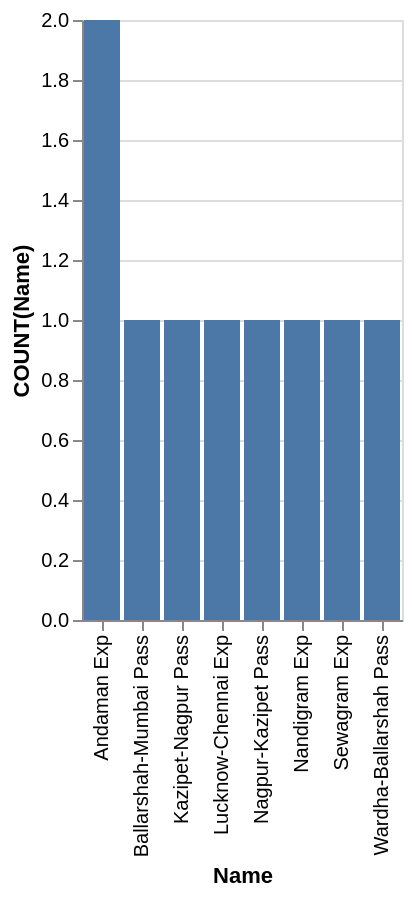

The specification (Vega-Lite) saved for this image:
### Vega-Lite specification from a JSON file in a GitHub repository (floating-point values rounded to 4 significant figures)
{"data": {"values": [{"x_data": "Andaman Exp", "y_data": 2}, {"x_data": "Ballarshah-Mumbai Pass", "y_data": 1}, {"x_data": "Kazipet-Nagpur Pass", "y_data": 1}, {"x_data": "Lucknow-Chennai Exp", "y_data": 1}, {"x_data": "Nagpur-Kazipet Pass", "y_data": 1}, {"x_data": "Nandigram Exp", "y_data": 1}, {"x_data": "Sewagram Exp", "y_data": 1}, {"x_data": "Wardha-Ballarshah Pass", "y_data": 1}]}, "mark": "bar", "encoding": {"x": {"field": "x_data", "type": "nominal", "title": "Name", "sort": "ascending"}, "y": {"field": "y_data", "type": "quantitative", "title": "COUNT(Name)"}}}
